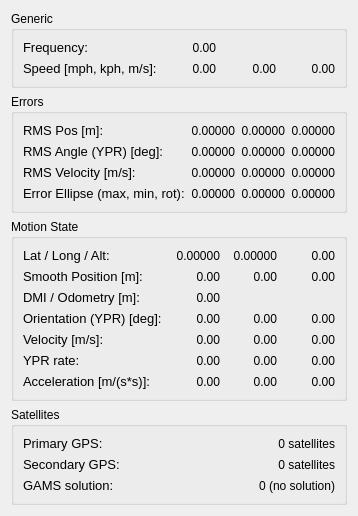
            <widget class="QWidget" name="statusSelectorApplanixPage">
             <attribute name="title">
              <string>Applanix</string>
             </attribute>
             <layout class="QVBoxLayout" name="verticalLayout_7">
              <item>
               <widget class="QGroupBox" name="applanixStatusGenericGroup">
                <property name="title">
                 <string>Generic</string>
                </property>
                <layout class="QGridLayout" name="gridLayout_11">
                 <item row="0" column="0">
                  <widget class="QLabel" name="label_40">
                   <property name="font">
                    <font>
                     <pointsize>10</pointsize>
                    </font>
                   </property>
                   <property name="text">
                    <string>Frequency:</string>
                   </property>
                  </widget>
                 </item>
                 <item row="0" column="1">
                  <widget class="QLabel" name="applanixStatusRate">
                   <property name="text">
                    <string>0.00</string>
                   </property>
                   <property name="alignment">
                    <set>Qt::AlignRight|Qt::AlignTrailing|Qt::AlignVCenter</set>
                   </property>
                  </widget>
                 </item>
                 <item row="0" column="2">
                  <widget class="QLabel" name="applanixStatusFrequencyDummy1">
                   <property name="enabled">
                    <bool>false</bool>
                   </property>
                   <property name="text">
                    <string/>
                   </property>
                   <property name="alignment">
                    <set>Qt::AlignRight|Qt::AlignTrailing|Qt::AlignVCenter</set>
                   </property>
                  </widget>
                 </item>
                 <item row="0" column="3">
                  <widget class="QLabel" name="applanixStatusFrequencyDummy2">
                   <property name="text">
                    <string/>
                   </property>
                   <property name="alignment">
                    <set>Qt::AlignRight|Qt::AlignTrailing|Qt::AlignVCenter</set>
                   </property>
                  </widget>
                 </item>
                 <item row="1" column="0">
                  <widget class="QLabel" name="label_39">
                   <property name="font">
                    <font>
                     <pointsize>10</pointsize>
                    </font>
                   </property>
                   <property name="text">
                    <string>Speed [mph, kph, m/s]:</string>
                   </property>
                  </widget>
                 </item>
                 <item row="1" column="1">
                  <widget class="QLabel" name="applanixStatusSpeedMph">
                   <property name="text">
                    <string>0.00</string>
                   </property>
                   <property name="alignment">
                    <set>Qt::AlignRight|Qt::AlignTrailing|Qt::AlignVCenter</set>
                   </property>
                  </widget>
                 </item>
                 <item row="1" column="2">
                  <widget class="QLabel" name="applanixStatusSpeedKph">
                   <property name="text">
                    <string>0.00</string>
                   </property>
                   <property name="alignment">
                    <set>Qt::AlignRight|Qt::AlignTrailing|Qt::AlignVCenter</set>
                   </property>
                  </widget>
                 </item>
                 <item row="1" column="3">
                  <widget class="QLabel" name="applanixStatusSpeedMs">
                   <property name="text">
                    <string>0.00</string>
                   </property>
                   <property name="alignment">
                    <set>Qt::AlignRight|Qt::AlignTrailing|Qt::AlignVCenter</set>
                   </property>
                  </widget>
                 </item>
                </layout>
               </widget>
              </item>
              <item>
               <widget class="QGroupBox" name="applanixStatusErrorGroup">
                <property name="title">
                 <string>Errors</string>
                </property>
                <layout class="QGridLayout" name="gridLayout_3">
                 <item row="0" column="0">
                  <widget class="QLabel" name="label_17">
                   <property name="font">
                    <font>
                     <pointsize>10</pointsize>
                    </font>
                   </property>
                   <property name="text">
                    <string>RMS Pos [m]:</string>
                   </property>
                  </widget>
                 </item>
                 <item row="0" column="1">
                  <widget class="QLabel" name="applanixStatusErrPosX">
                   <property name="text">
                    <string>0.00000</string>
                   </property>
                   <property name="alignment">
                    <set>Qt::AlignRight|Qt::AlignTrailing|Qt::AlignVCenter</set>
                   </property>
                  </widget>
                 </item>
                 <item row="0" column="2">
                  <widget class="QLabel" name="applanixStatusErrPosY">
                   <property name="text">
                    <string>0.00000</string>
                   </property>
                   <property name="alignment">
                    <set>Qt::AlignRight|Qt::AlignTrailing|Qt::AlignVCenter</set>
                   </property>
                  </widget>
                 </item>
                 <item row="0" column="3">
                  <widget class="QLabel" name="applanixStatusErrPosZ">
                   <property name="text">
                    <string>0.00000</string>
                   </property>
                   <property name="alignment">
                    <set>Qt::AlignRight|Qt::AlignTrailing|Qt::AlignVCenter</set>
                   </property>
                  </widget>
                 </item>
                 <item row="1" column="0">
                  <widget class="QLabel" name="label_19">
                   <property name="font">
                    <font>
                     <pointsize>10</pointsize>
                    </font>
                   </property>
                   <property name="text">
                    <string>RMS Angle (YPR) [deg]:</string>
                   </property>
                  </widget>
                 </item>
                 <item row="1" column="1">
                  <widget class="QLabel" name="applanixStatusErrYaw">
                   <property name="text">
                    <string>0.00000</string>
                   </property>
                   <property name="alignment">
                    <set>Qt::AlignRight|Qt::AlignTrailing|Qt::AlignVCenter</set>
                   </property>
                  </widget>
                 </item>
                 <item row="1" column="2">
                  <widget class="QLabel" name="applanixStatusErrPitch">
                   <property name="text">
                    <string>0.00000</string>
                   </property>
                   <property name="alignment">
                    <set>Qt::AlignRight|Qt::AlignTrailing|Qt::AlignVCenter</set>
                   </property>
                  </widget>
                 </item>
                 <item row="1" column="3">
                  <widget class="QLabel" name="applanixStatusErrRoll">
                   <property name="text">
                    <string>0.00000</string>
                   </property>
                   <property name="alignment">
                    <set>Qt::AlignRight|Qt::AlignTrailing|Qt::AlignVCenter</set>
                   </property>
                  </widget>
                 </item>
                 <item row="2" column="0">
                  <widget class="QLabel" name="label_20">
                   <property name="font">
                    <font>
                     <pointsize>10</pointsize>
                    </font>
                   </property>
                   <property name="text">
                    <string>RMS Velocity [m/s]:</string>
                   </property>
                  </widget>
                 </item>
                 <item row="2" column="1">
                  <widget class="QLabel" name="applanixStatusErrVelX">
                   <property name="text">
                    <string>0.00000</string>
                   </property>
                   <property name="alignment">
                    <set>Qt::AlignRight|Qt::AlignTrailing|Qt::AlignVCenter</set>
                   </property>
                  </widget>
                 </item>
                 <item row="2" column="2">
                  <widget class="QLabel" name="applanixStatusErrVelY">
                   <property name="text">
                    <string>0.00000</string>
                   </property>
                   <property name="alignment">
                    <set>Qt::AlignRight|Qt::AlignTrailing|Qt::AlignVCenter</set>
                   </property>
                  </widget>
                 </item>
                 <item row="2" column="3">
                  <widget class="QLabel" name="applanixStatusErrVelZ">
                   <property name="text">
                    <string>0.00000</string>
                   </property>
                   <property name="alignment">
                    <set>Qt::AlignRight|Qt::AlignTrailing|Qt::AlignVCenter</set>
                   </property>
                  </widget>
                 </item>
                 <item row="3" column="0">
                  <widget class="QLabel" name="label_28">
                   <property name="font">
                    <font>
                     <pointsize>10</pointsize>
                    </font>
                   </property>
                   <property name="text">
                    <string>Error Ellipse (max, min, rot):</string>
                   </property>
                  </widget>
                 </item>
                 <item row="3" column="1">
                  <widget class="QLabel" name="applanixStatusErrEllMax">
                   <property name="text">
                    <string>0.00000</string>
                   </property>
                   <property name="alignment">
                    <set>Qt::AlignRight|Qt::AlignTrailing|Qt::AlignVCenter</set>
                   </property>
                  </widget>
                 </item>
                 <item row="3" column="2">
                  <widget class="QLabel" name="applanixStatusErrEllMin">
                   <property name="text">
                    <string>0.00000</string>
                   </property>
                   <property name="alignment">
                    <set>Qt::AlignRight|Qt::AlignTrailing|Qt::AlignVCenter</set>
                   </property>
                  </widget>
                 </item>
                 <item row="3" column="3">
                  <widget class="QLabel" name="applanixStatusErrEllRot">
                   <property name="text">
                    <string>0.00000</string>
                   </property>
                   <property name="alignment">
                    <set>Qt::AlignRight|Qt::AlignTrailing|Qt::AlignVCenter</set>
                   </property>
                  </widget>
                 </item>
                </layout>
               </widget>
              </item>
              <item>
               <widget class="QGroupBox" name="applanixStatusMotionStateGroup">
                <property name="sizePolicy">
                 <sizepolicy hsizetype="Preferred" vsizetype="Preferred">
                  <horstretch>0</horstretch>
                  <verstretch>0</verstretch>
                 </sizepolicy>
                </property>
                <property name="minimumSize">
                 <size>
                  <width>0</width>
                  <height>0</height>
                 </size>
                </property>
                <property name="title">
                 <string>Motion State</string>
                </property>
                <layout class="QGridLayout" name="gridLayout_8">
                 <item row="0" column="0">
                  <widget class="QLabel" name="label_26">
                   <property name="font">
                    <font>
                     <pointsize>10</pointsize>
                    </font>
                   </property>
                   <property name="text">
                    <string>Lat / Long / Alt:</string>
                   </property>
                  </widget>
                 </item>
                 <item row="0" column="1">
                  <widget class="QLabel" name="applanixStatusLatitude">
                   <property name="text">
                    <string>0.00000</string>
                   </property>
                   <property name="alignment">
                    <set>Qt::AlignRight|Qt::AlignTrailing|Qt::AlignVCenter</set>
                   </property>
                  </widget>
                 </item>
                 <item row="0" column="2">
                  <widget class="QLabel" name="applanixStatusLongitude">
                   <property name="text">
                    <string>0.00000</string>
                   </property>
                   <property name="alignment">
                    <set>Qt::AlignRight|Qt::AlignTrailing|Qt::AlignVCenter</set>
                   </property>
                  </widget>
                 </item>
                 <item row="0" column="3">
                  <widget class="QLabel" name="applanixStatusAltitude">
                   <property name="text">
                    <string>0.00</string>
                   </property>
                   <property name="alignment">
                    <set>Qt::AlignRight|Qt::AlignTrailing|Qt::AlignVCenter</set>
                   </property>
                  </widget>
                 </item>
                 <item row="1" column="0">
                  <widget class="QLabel" name="label_21">
                   <property name="font">
                    <font>
                     <pointsize>10</pointsize>
                    </font>
                   </property>
                   <property name="text">
                    <string>Smooth Position [m]:</string>
                   </property>
                  </widget>
                 </item>
                 <item row="1" column="1">
                  <widget class="QLabel" name="applanixStatusPosX">
                   <property name="text">
                    <string>0.00</string>
                   </property>
                   <property name="alignment">
                    <set>Qt::AlignRight|Qt::AlignTrailing|Qt::AlignVCenter</set>
                   </property>
                  </widget>
                 </item>
                 <item row="1" column="2">
                  <widget class="QLabel" name="applanixStatusPosY">
                   <property name="text">
                    <string>0.00</string>
                   </property>
                   <property name="alignment">
                    <set>Qt::AlignRight|Qt::AlignTrailing|Qt::AlignVCenter</set>
                   </property>
                  </widget>
                 </item>
                 <item row="1" column="3">
                  <widget class="QLabel" name="applanixStatusPosZ">
                   <property name="text">
                    <string>0.00</string>
                   </property>
                   <property name="alignment">
                    <set>Qt::AlignRight|Qt::AlignTrailing|Qt::AlignVCenter</set>
                   </property>
                  </widget>
                 </item>
                 <item row="2" column="0">
                  <widget class="QLabel" name="label_29">
                   <property name="font">
                    <font>
                     <pointsize>10</pointsize>
                    </font>
                   </property>
                   <property name="text">
                    <string>DMI / Odometry [m]:</string>
                   </property>
                  </widget>
                 </item>
                 <item row="2" column="1">
                  <widget class="QLabel" name="applanixStatusDMI">
                   <property name="text">
                    <string>0.00</string>
                   </property>
                   <property name="alignment">
                    <set>Qt::AlignRight|Qt::AlignTrailing|Qt::AlignVCenter</set>
                   </property>
                  </widget>
                 </item>
                 <item row="2" column="2">
                  <widget class="QLabel" name="applanixStatusDMIDummy1">
                   <property name="text">
                    <string/>
                   </property>
                   <property name="alignment">
                    <set>Qt::AlignRight|Qt::AlignTrailing|Qt::AlignVCenter</set>
                   </property>
                  </widget>
                 </item>
                 <item row="2" column="3">
                  <widget class="QLabel" name="applanixStatusDummy2">
                   <property name="text">
                    <string/>
                   </property>
                   <property name="alignment">
                    <set>Qt::AlignRight|Qt::AlignTrailing|Qt::AlignVCenter</set>
                   </property>
                  </widget>
                 </item>
                 <item row="3" column="0">
                  <widget class="QLabel" name="label_22">
                   <property name="font">
                    <font>
                     <pointsize>10</pointsize>
                    </font>
                   </property>
                   <property name="text">
                    <string>Orientation (YPR) [deg]:</string>
                   </property>
                  </widget>
                 </item>
                 <item row="3" column="1">
                  <widget class="QLabel" name="applanixStatusYaw">
                   <property name="text">
                    <string>0.00</string>
                   </property>
                   <property name="alignment">
                    <set>Qt::AlignRight|Qt::AlignTrailing|Qt::AlignVCenter</set>
                   </property>
                  </widget>
                 </item>
                 <item row="3" column="2">
                  <widget class="QLabel" name="applanixStatusPitch">
                   <property name="text">
                    <string>0.00</string>
                   </property>
                   <property name="alignment">
                    <set>Qt::AlignRight|Qt::AlignTrailing|Qt::AlignVCenter</set>
                   </property>
                  </widget>
                 </item>
                 <item row="3" column="3">
                  <widget class="QLabel" name="applanixStatusRoll">
                   <property name="text">
                    <string>0.00</string>
                   </property>
                   <property name="alignment">
                    <set>Qt::AlignRight|Qt::AlignTrailing|Qt::AlignVCenter</set>
                   </property>
                  </widget>
                 </item>
                 <item row="4" column="0">
                  <widget class="QLabel" name="label_23">
                   <property name="font">
                    <font>
                     <pointsize>10</pointsize>
                    </font>
                   </property>
                   <property name="text">
                    <string>Velocity [m/s]:</string>
                   </property>
                  </widget>
                 </item>
                 <item row="4" column="1">
                  <widget class="QLabel" name="applanixStatusVelX">
                   <property name="text">
                    <string>0.00</string>
                   </property>
                   <property name="alignment">
                    <set>Qt::AlignRight|Qt::AlignTrailing|Qt::AlignVCenter</set>
                   </property>
                  </widget>
                 </item>
                 <item row="4" column="2">
                  <widget class="QLabel" name="applanixStatusVelY">
                   <property name="text">
                    <string>0.00</string>
                   </property>
                   <property name="alignment">
                    <set>Qt::AlignRight|Qt::AlignTrailing|Qt::AlignVCenter</set>
                   </property>
                  </widget>
                 </item>
                 <item row="4" column="3">
                  <widget class="QLabel" name="applanixStatusVelZ">
                   <property name="text">
                    <string>0.00</string>
                   </property>
                   <property name="alignment">
                    <set>Qt::AlignRight|Qt::AlignTrailing|Qt::AlignVCenter</set>
                   </property>
                  </widget>
                 </item>
                 <item row="5" column="0">
                  <widget class="QLabel" name="label_24">
                   <property name="font">
                    <font>
                     <pointsize>10</pointsize>
                    </font>
                   </property>
                   <property name="text">
                    <string>YPR rate:</string>
                   </property>
                  </widget>
                 </item>
                 <item row="5" column="1">
                  <widget class="QLabel" name="applanixStatusYawRate">
                   <property name="text">
                    <string>0.00</string>
                   </property>
                   <property name="alignment">
                    <set>Qt::AlignRight|Qt::AlignTrailing|Qt::AlignVCenter</set>
                   </property>
                  </widget>
                 </item>
                 <item row="5" column="2">
                  <widget class="QLabel" name="applanixStatusPitchRate">
                   <property name="text">
                    <string>0.00</string>
                   </property>
                   <property name="alignment">
                    <set>Qt::AlignRight|Qt::AlignTrailing|Qt::AlignVCenter</set>
                   </property>
                  </widget>
                 </item>
                 <item row="5" column="3">
                  <widget class="QLabel" name="applanixStatusRollRate">
                   <property name="text">
                    <string>0.00</string>
                   </property>
                   <property name="alignment">
                    <set>Qt::AlignRight|Qt::AlignTrailing|Qt::AlignVCenter</set>
                   </property>
                  </widget>
                 </item>
                 <item row="6" column="0">
                  <widget class="QLabel" name="label_27">
                   <property name="font">
                    <font>
                     <pointsize>10</pointsize>
                    </font>
                   </property>
                   <property name="text">
                    <string>Acceleration [m/(s*s)]:</string>
                   </property>
                  </widget>
                 </item>
                 <item row="6" column="1">
                  <widget class="QLabel" name="applanixStatusAccelX">
                   <property name="text">
                    <string>0.00</string>
                   </property>
                   <property name="alignment">
                    <set>Qt::AlignRight|Qt::AlignTrailing|Qt::AlignVCenter</set>
                   </property>
                  </widget>
                 </item>
                 <item row="6" column="2">
                  <widget class="QLabel" name="applanixStatusAccelY">
                   <property name="text">
                    <string>0.00</string>
                   </property>
                   <property name="alignment">
                    <set>Qt::AlignRight|Qt::AlignTrailing|Qt::AlignVCenter</set>
                   </property>
                  </widget>
                 </item>
                 <item row="6" column="3">
                  <widget class="QLabel" name="applanixStatusAccelZ">
                   <property name="text">
                    <string>0.00</string>
                   </property>
                   <property name="alignment">
                    <set>Qt::AlignRight|Qt::AlignTrailing|Qt::AlignVCenter</set>
                   </property>
                  </widget>
                 </item>
                </layout>
               </widget>
              </item>
              <item>
               <widget class="QGroupBox" name="applanixStatusSatelliteGroup">
                <property name="title">
                 <string>Satellites</string>
                </property>
                <layout class="QGridLayout" name="gridLayout_9">
                 <item row="0" column="0">
                  <widget class="QLabel" name="label_30">
                   <property name="font">
                    <font>
                     <pointsize>10</pointsize>
                    </font>
                   </property>
                   <property name="text">
                    <string>Primary GPS:</string>
                   </property>
                  </widget>
                 </item>
                 <item row="0" column="1" colspan="2">
                  <widget class="QLabel" name="applanixStatusPrimarySatellites">
                   <property name="text">
                    <string>0 satellites</string>
                   </property>
                   <property name="alignment">
                    <set>Qt::AlignRight|Qt::AlignTrailing|Qt::AlignVCenter</set>
                   </property>
                  </widget>
                 </item>
                 <item row="1" column="0" colspan="2">
                  <widget class="QLabel" name="label_31">
                   <property name="font">
                    <font>
                     <pointsize>10</pointsize>
                    </font>
                   </property>
                   <property name="text">
                    <string>Secondary GPS:</string>
                   </property>
                  </widget>
                 </item>
                 <item row="1" column="2">
                  <widget class="QLabel" name="applanixStatusSecondarySatellites">
                   <property name="text">
                    <string>0 satellites</string>
                   </property>
                   <property name="alignment">
                    <set>Qt::AlignRight|Qt::AlignTrailing|Qt::AlignVCenter</set>
                   </property>
                  </widget>
                 </item>
                 <item row="2" column="0" colspan="2">
                  <widget class="QLabel" name="label_32">
                   <property name="font">
                    <font>
                     <pointsize>10</pointsize>
                    </font>
                   </property>
                   <property name="text">
                    <string>GAMS solution:</string>
                   </property>
                  </widget>
                 </item>
                 <item row="2" column="2">
                  <widget class="QLabel" name="applanixStatusGAMSSolution">
                   <property name="text">
                    <string>0 (no solution)</string>
                   </property>
                   <property name="alignment">
                    <set>Qt::AlignRight|Qt::AlignTrailing|Qt::AlignVCenter</set>
                   </property>
                  </widget>
                 </item>
                </layout>
               </widget>
              </item>
             </layout>
            </widget>
